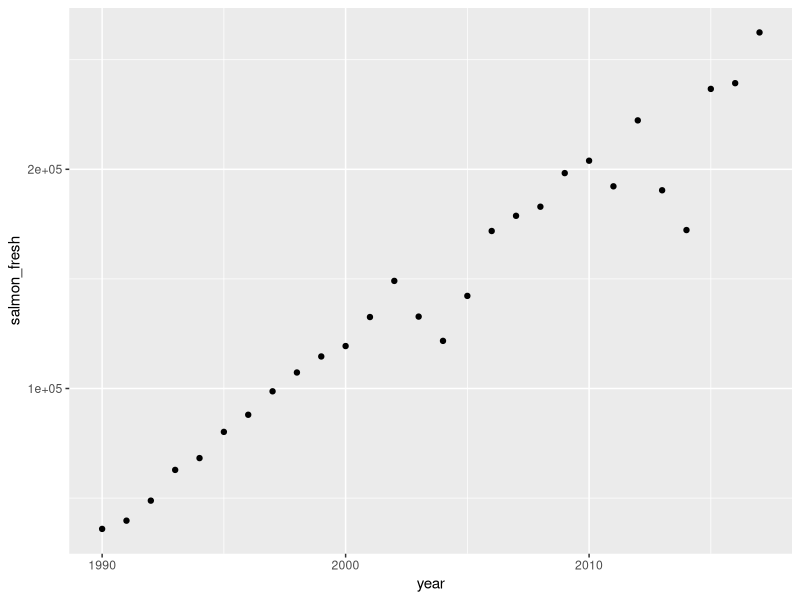
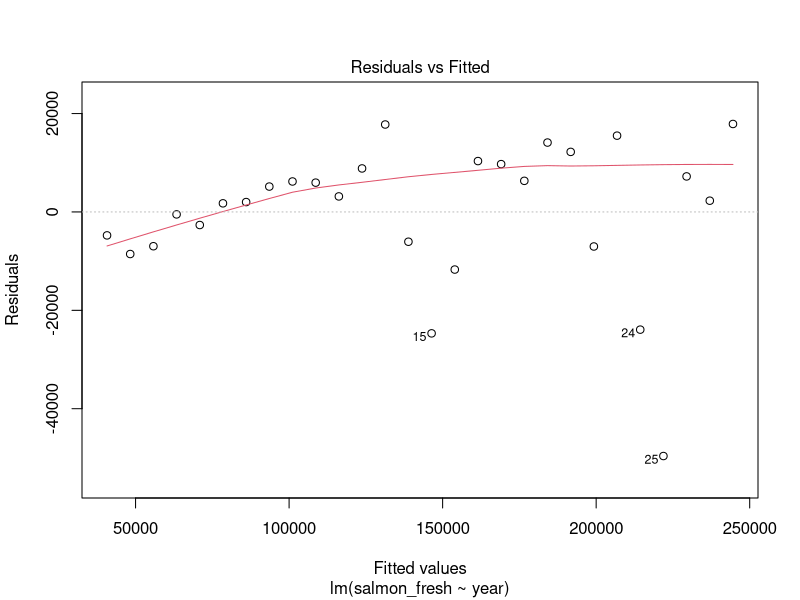
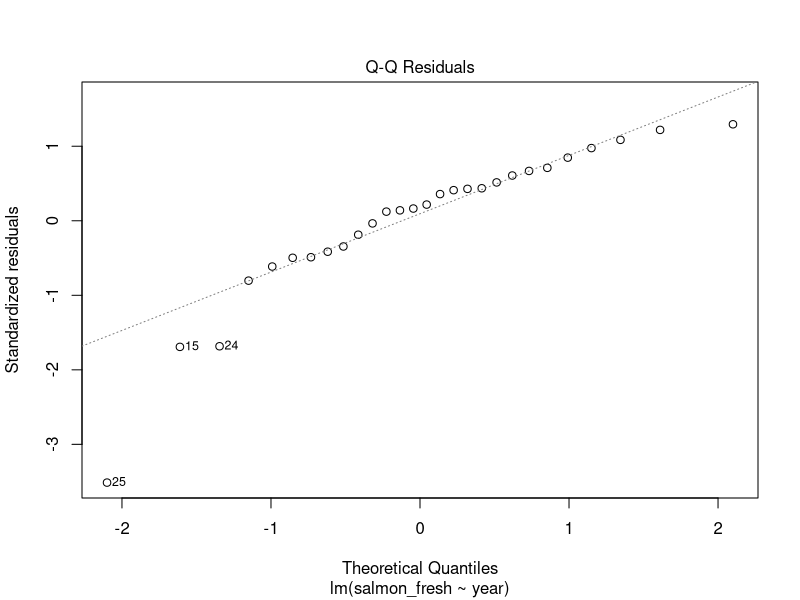
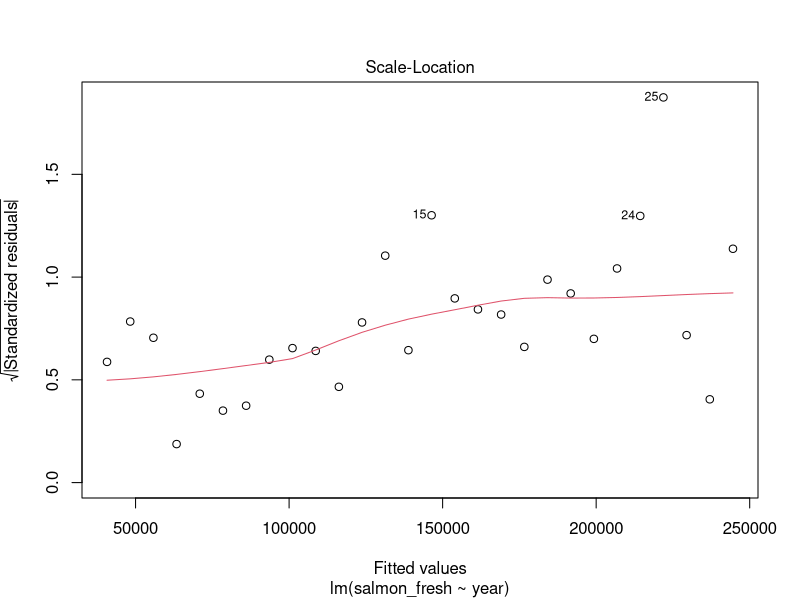
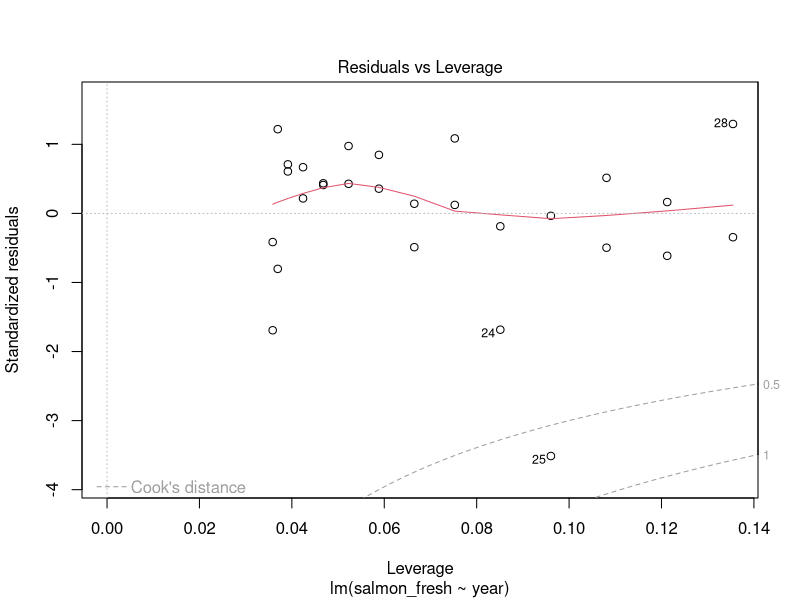
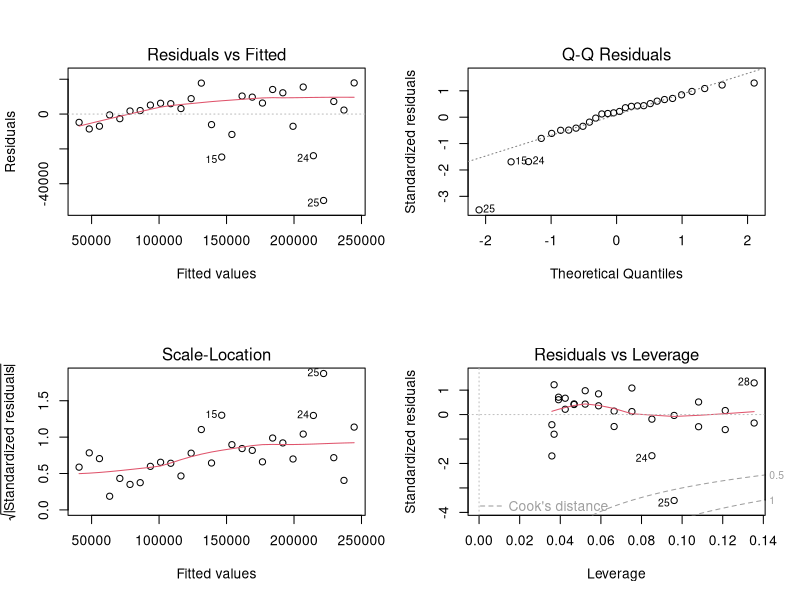

Source code (R) for these figures, in order: (Note: this script raises an error after producing the figures.)
## ---- chunk 1
knitr::opts_chunk$set(echo = TRUE)
## ---- chunk 2
library(tidyverse)

salmon <- read_csv("salmon_imports copy.csv")

## ---- chunk 3
salmon_plot <- ggplot(salmon, aes(x = year, y = salmon_fresh)) + 
  geom_point()
salmon_plot


##Overall, this looks fairly linear apart a few instances. I have concerns about extrapolting more than a few years into the future, and would like to know if there are certain events that led to the variations in 2004 and 2014?
## ---- chunk 4
salmon_model <- lm(salmon_fresh ~ year, data = salmon)
salmon_model

#Intercept: -14,982,940
#y=-14,982,940 + 7550x + Error

# Imports(ton) = 7750(year)+ -14,982,940

#Every year, salm imports increase by approximately 7550 tons. (slope)
#At year zero, imports would = -14,982,940, which is impossible, so we can't extrapolate that far.



## ---- chunk 5
plot(salmon_model)
#residuals appear mostly normal, but maybe with a slight increase in recent years (showin the residuals vs fitted plot). QQ plot shows a couple outliers. 

par(mfrow = c(2,2))
plot(salmon_model)
## ---- chunk 6
summary(salmon_model)

#year does significantly predict salmon imports within the scope of our model. Imports can be predicted 95% of the time by our model. 5% of our data is not explained by our model. 
## ---- chunk 7
salmon_final_graph <- ggplot(salmon, aes(x = year, y = salmon_fresh)) +
  geom_point + 
  geom_smooth(method = lm, se = TRUE, size = 0.5, color = "gray20") +
  theme_bw() +
  scale_x_continuous(expand = c(0,0), limits = c(1990, 2017)) 
salmon_final_graph
